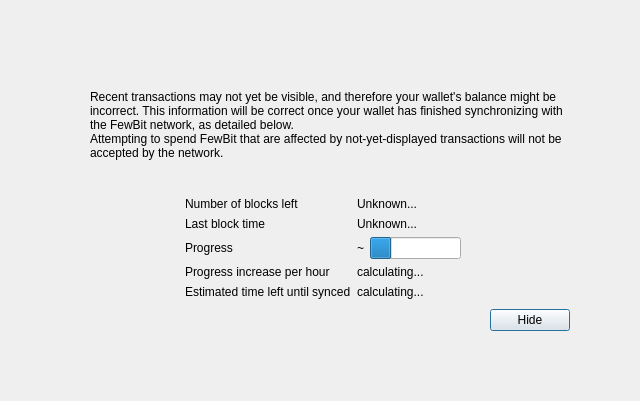
<?xml version="1.0" encoding="UTF-8"?>
<ui version="4.0">
 <class>ModalOverlay</class>
 <widget class="ModalOverlay" name="ModalOverlay">
  <property name="geometry">
   <rect>
    <x>0</x>
    <y>0</y>
    <width>640</width>
    <height>401</height>
   </rect>
  </property>
  <property name="windowTitle">
   <string>Form</string>
  </property>
  <layout class="QVBoxLayout" name="verticalLayout" stretch="0">
   <property name="sizeConstraint">
    <enum>QLayout::SetDefaultConstraint</enum>
   </property>
   <property name="leftMargin">
    <number>0</number>
   </property>
   <property name="topMargin">
    <number>0</number>
   </property>
   <property name="rightMargin">
    <number>0</number>
   </property>
   <property name="bottomMargin">
    <number>0</number>
   </property>
   <item>
    <widget class="QWidget" name="bgWidget" native="true">
     <property name="styleSheet">
      <string notr="true"/>
     </property>
     <layout class="QVBoxLayout" name="verticalLayoutMain" stretch="0">
      <property name="leftMargin">
       <number>60</number>
      </property>
      <property name="topMargin">
       <number>60</number>
      </property>
      <property name="rightMargin">
       <number>60</number>
      </property>
      <property name="bottomMargin">
       <number>60</number>
      </property>
      <item>
       <widget class="QWidget" name="contentWidget" native="true">
        <property name="styleSheet">
         <string notr="true"/>
        </property>
        <layout class="QVBoxLayout" name="verticalLayoutSub" stretch="1,0,0,0,0">
         <property name="spacing">
          <number>0</number>
         </property>
         <property name="leftMargin">
          <number>10</number>
         </property>
         <property name="topMargin">
          <number>10</number>
         </property>
         <property name="rightMargin">
          <number>10</number>
         </property>
         <property name="bottomMargin">
          <number>10</number>
         </property>
         <item>
          <layout class="QHBoxLayout" name="horizontalLayoutIconText" stretch="0,1">
           <property name="topMargin">
            <number>20</number>
           </property>
           <item>
            <layout class="QVBoxLayout" name="verticalLayoutIcon">
             <property name="leftMargin">
              <number>0</number>
             </property>
             <item>
              <widget class="QLabel" name="warningIcon">
               <property name="text">
                <string/>
               </property>
              </widget>
             </item>
             <item>
              <spacer name="verticalSpacerWarningIcon">
               <property name="orientation">
                <enum>Qt::Vertical</enum>
               </property>
               <property name="sizeHint" stdset="0">
                <size>
                 <width>20</width>
                 <height>40</height>
                </size>
               </property>
              </spacer>
             </item>
            </layout>
           </item>
           <item>
            <layout class="QVBoxLayout" name="verticalLayoutInfoText">
             <property name="leftMargin">
              <number>0</number>
             </property>
             <property name="topMargin">
              <number>0</number>
             </property>
             <item>
              <widget class="QLabel" name="infoText">
               <property name="text">
                <string>Recent transactions may not yet be visible, and therefore your wallet's balance might be incorrect. This information will be correct once your wallet has finished synchronizing with the FewBit network, as detailed below.</string>
               </property>
               <property name="textFormat">
                <enum>Qt::RichText</enum>
               </property>
               <property name="wordWrap">
                <bool>true</bool>
               </property>
              </widget>
             </item>
             <item>
              <widget class="QLabel" name="infoTextStrong">
               <property name="text">
                <string>Attempting to spend FewBit that are affected by not-yet-displayed transactions will not be accepted by the network.</string>
               </property>
               <property name="textFormat">
                <enum>Qt::RichText</enum>
               </property>
               <property name="wordWrap">
                <bool>true</bool>
               </property>
              </widget>
             </item>
             <item>
              <spacer name="verticalSpacerInTextSpace">
               <property name="orientation">
                <enum>Qt::Vertical</enum>
               </property>
               <property name="sizeHint" stdset="0">
                <size>
                 <width>20</width>
                 <height>40</height>
                </size>
               </property>
              </spacer>
             </item>
            </layout>
           </item>
          </layout>
         </item>
         <item>
          <spacer name="verticalSpacerAfterText">
           <property name="orientation">
            <enum>Qt::Vertical</enum>
           </property>
           <property name="sizeHint" stdset="0">
            <size>
             <width>20</width>
             <height>40</height>
            </size>
           </property>
          </spacer>
         </item>
         <item>
          <layout class="QFormLayout" name="formLayout">
           <property name="fieldGrowthPolicy">
            <enum>QFormLayout::FieldsStayAtSizeHint</enum>
           </property>
           <property name="formAlignment">
            <set>Qt::AlignHCenter|Qt::AlignTop</set>
           </property>
           <property name="horizontalSpacing">
            <number>6</number>
           </property>
           <property name="verticalSpacing">
            <number>6</number>
           </property>
           <property name="topMargin">
            <number>10</number>
           </property>
           <item row="0" column="0">
            <widget class="QLabel" name="labelNumberOfBlocksLeft">
             <property name="text">
              <string>Number of blocks left</string>
             </property>
            </widget>
           </item>
           <item row="0" column="1">
            <widget class="QLabel" name="numberOfBlocksLeft">
             <property name="text">
              <string>Unknown...</string>
             </property>
            </widget>
           </item>
           <item row="1" column="0">
            <widget class="QLabel" name="labelLastBlockTime">
             <property name="text">
              <string>Last block time</string>
             </property>
            </widget>
           </item>
           <item row="1" column="1">
            <widget class="QLabel" name="newestBlockDate">
             <property name="sizePolicy">
              <sizepolicy hsizetype="Maximum" vsizetype="Preferred">
               <horstretch>0</horstretch>
               <verstretch>0</verstretch>
              </sizepolicy>
             </property>
             <property name="text">
              <string>Unknown...</string>
             </property>
            </widget>
           </item>
           <item row="2" column="0">
            <widget class="QLabel" name="labelSyncDone">
             <property name="text">
              <string>Progress</string>
             </property>
            </widget>
           </item>
           <item row="2" column="1">
            <layout class="QHBoxLayout" name="horizontalLayoutSync" stretch="0,1">
             <item>
              <widget class="QLabel" name="percentageProgress">
               <property name="text">
                <string notr="true">~</string>
               </property>
              </widget>
             </item>
             <item>
              <widget class="QProgressBar" name="progressBar">
               <property name="value">
                <number>24</number>
               </property>
               <property name="format">
                <string/>
               </property>
              </widget>
             </item>
            </layout>
           </item>
           <item row="4" column="0">
            <widget class="QLabel" name="labelProgressIncrease">
             <property name="text">
              <string>Progress increase per hour</string>
             </property>
            </widget>
           </item>
           <item row="4" column="1">
            <widget class="QLabel" name="progressIncreasePerH">
             <property name="text">
              <string>calculating...</string>
             </property>
            </widget>
           </item>
           <item row="5" column="0">
            <widget class="QLabel" name="labelEstimatedTimeLeft">
             <property name="text">
              <string>Estimated time left until synced</string>
             </property>
            </widget>
           </item>
           <item row="5" column="1">
            <widget class="QLabel" name="expectedTimeLeft">
             <property name="text">
              <string>calculating...</string>
             </property>
            </widget>
           </item>
          </layout>
         </item>
         <item>
          <layout class="QHBoxLayout" name="horizontalLayoutButtons">
           <property name="leftMargin">
            <number>10</number>
           </property>
           <property name="topMargin">
            <number>10</number>
           </property>
           <item>
            <spacer name="horizontalSpacer">
             <property name="orientation">
              <enum>Qt::Horizontal</enum>
             </property>
             <property name="sizeHint" stdset="0">
              <size>
               <width>40</width>
               <height>20</height>
              </size>
             </property>
            </spacer>
           </item>
           <item>
            <widget class="QPushButton" name="closeButton">
             <property name="text">
              <string>Hide</string>
             </property>
             <property name="focusPolicy">
              <enum>Qt::StrongFocus</enum>
             </property>
             <property name="default">
              <bool>true</bool>
             </property>
            </widget>
           </item>
          </layout>
         </item>
         <item>
          <layout class="QVBoxLayout" name="verticalLayout_2">
           <item>
            <spacer name="verticalSpacer">
             <property name="orientation">
              <enum>Qt::Vertical</enum>
             </property>
             <property name="sizeHint" stdset="0">
              <size>
               <width>20</width>
               <height>40</height>
              </size>
             </property>
            </spacer>
           </item>
          </layout>
         </item>
        </layout>
       </widget>
      </item>
     </layout>
    </widget>
   </item>
  </layout>
 </widget>
 <customwidgets>
  <customwidget>
   <class>ModalOverlay</class>
   <extends>QWidget</extends>
   <header>qt/modaloverlay.h</header>
   <container>1</container>
  </customwidget>
 </customwidgets>
 <resources/>
 <connections/>
</ui>
